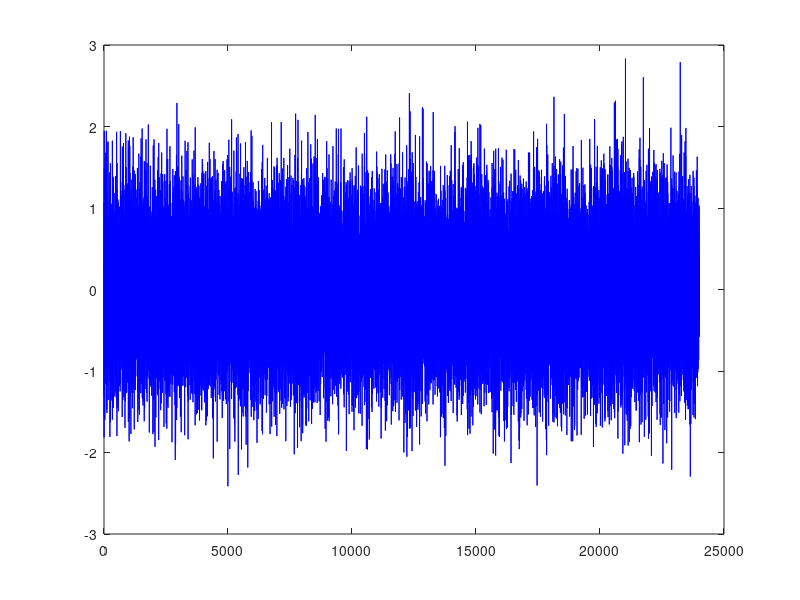
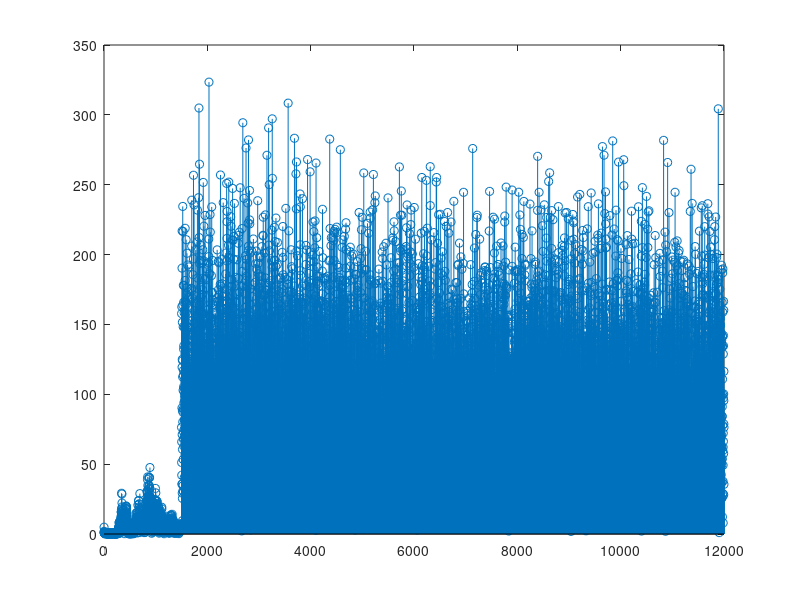
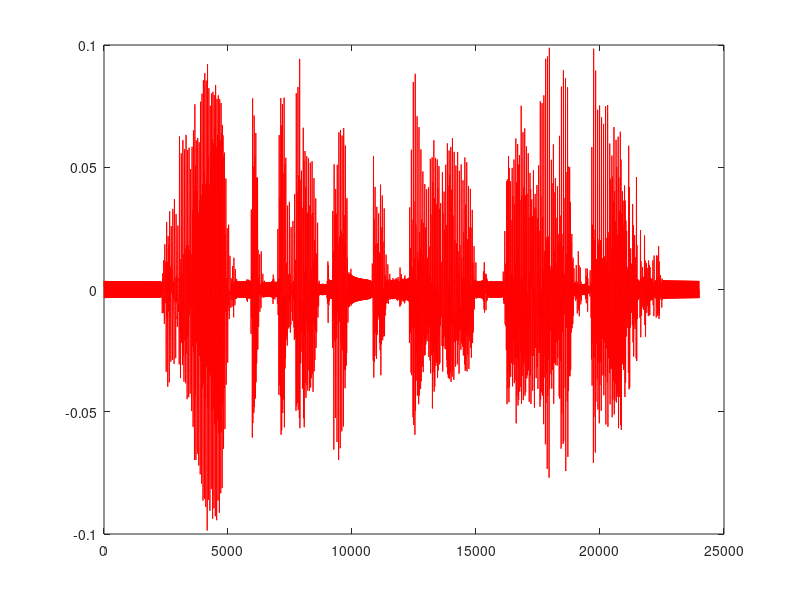

Recreate these plots in MATLAB, in order.
function doi
    
    close all;
    clear all;
    
    S = load('noisy_sound.mat');
    s = S.noisy_sound;
    fs = S.fs;
    
    FFT = fft(s);
    N = length(FFT);
    K = N / 16;
    
    figure; plot(s, 'b');
    figure; stem(abs(FFT(1 : N / 2))); hold on;
    
    signal = abs([FFT(N - K  + 1 : N) FFT(1 : K + 1)]);
    noise = abs(FFT); 
    noise(1 : K + 1) = zeros(1, K + 1);
    noise(N - K + 1: N) = zeros(1, K);
    
    signal_power = sum(signal .* signal) / length(signal)
    noise_power  = sum(noise  .* noise)  / length(noise)
    
    ratio = signal_power / noise_power
    ratio = 10 * log10(ratio)
    
    FFT(K + 1 : N - K) = zeros(1, N - 2 * K);   
    IFFT = real(ifft(FFT));
    
    figure; plot(IFFT, 'r'); hold on;
    
    sound(IFFT);
    
endfunction